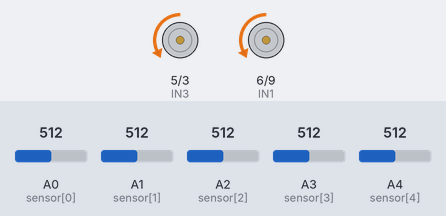
A sketch run on a simulated Arduino Uno, built with avr-gcc and run on an emulated ATmega328P. Parts: motor-driver pin pairs drawn as motors (green arrow = first pin HIGH = forward, orange = second pin HIGH = backward, longer = more drive). The test bench sets the inputs (shaded band); at power-on: A0 (sensor[0]) = 512, A1 (sensor[1]) = 512, A2 (sensor[2]) = 512, A3 (sensor[3]) = 512, A4 (sensor[4]) = 512.

Above: at 6.2 s.
6.3 s: A0 (sensor[0]) set to 504
At 6.9 s:
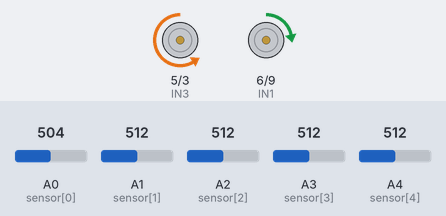
7.8 s: A1 (sensor[1]) set to 306
9.3 s: A2 (sensor[2]) set to 493
At 10.4 s:
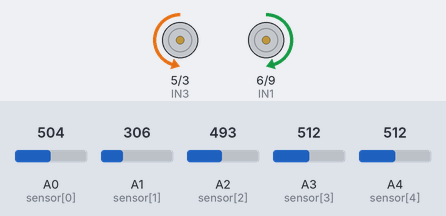
10.8 s: A3 (sensor[3]) set to 499
At 11.6 s:
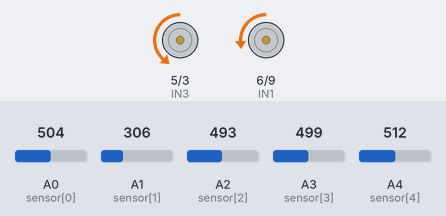
12.3 s: A2 (sensor[2]) set to 716
At 12.7 s:
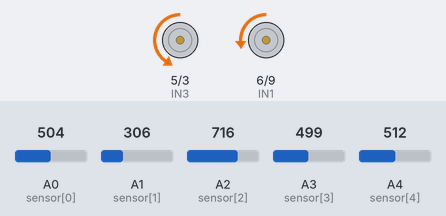
13.8 s: A3 (sensor[3]) set to 716
At 15.1 s:
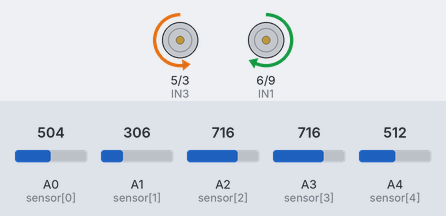
Timing chart, 0 to 16.3 s (numbered marks = the images above; inputs shaded):
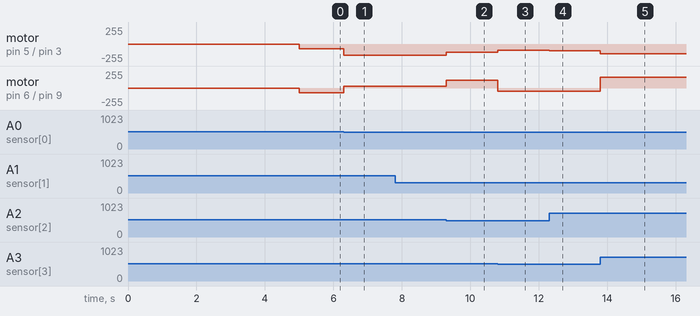

Measured:
- the behaviour switches between 512 and 511 on A0 (sensor[0]) (found by bisection; images 0 and 1)
- the behaviour switches between 512 and 511 on A2 (sensor[2]) (found by bisection; images 1 and 2)
- the behaviour switches between 512 and 511 on A3 (sensor[3]) (found by bisection; images 2 and 3)
- after the input at 6.3 s, motor on pin 5 (IN3) / pin 3 (IN4): backward 70/255 → backward 170/255 at once; motor on pin 6 (IN1) / pin 9 (IN2): backward 70/255 → forward 30/255 at once
- after the input at 9.3 s, motor on pin 5 (IN3) / pin 3 (IN4): backward 170/255 → backward 120/255 at once; motor on pin 6 (IN1) / pin 9 (IN2): forward 30/255 → forward 120/255 at once
- after the input at 10.8 s, motor on pin 5 (IN3) / pin 3 (IN4): backward 120/255 → backward 95/255 at once; motor on pin 6 (IN1) / pin 9 (IN2): forward 120/255 → backward 45/255 at once
- after the input at 12.3 s, motor on pin 5 (IN3) / pin 3 (IN4): backward 95/255 → backward 103/255 at once
- after the input at 13.8 s, motor on pin 5 (IN3) / pin 3 (IN4): backward 103/255 → backward 145/255 at once; motor on pin 6 (IN1) / pin 9 (IN2): backward 45/255 → forward 163/255 at once

The sketch:

followlineLOGOVANTE.ino
```cpp
int sensor[5] = { A0, A1, A2, A3, A4 }, vetormin[5] = {1023,1023,1023,1023,1023}, vetormax[5] = {0,0,0,0,0};
int pesos[5] = { -2, -1, 0, 1, 2 }, leitura[5], normal[5];
float erro = 0, erroanterior = 0;
int IN1 = 6, IN2 = 9, IN3 = 5, IN4 = 3;
int velocidade_motor_esquerdo = 0, velocidade_motor_direito = 0;
int motor_esquerdo[2] = { IN1, IN2 };
int motor_direito[2] = { IN3, IN4 };
int minimo_motor = -255, maximo_motor = 255;
unsigned long tempoAN = 0;
bool esq90 = false, dir90 = false;
float kp = 50;
float kd = 1.2;
int vel_base = 70;
bool gap;

void setup() {
  Serial.begin(9600);

  for (int i = 0; i < 5; i++) {
    pinMode(sensor[i], INPUT);
  }

  for (int i = 0; i < 2; i++) {
    pinMode(motor_esquerdo[i], OUTPUT);
    pinMode(motor_direito[i], OUTPUT);
  }

  calibracao();
  tempoAN = millis();
}

void calibracao() {
  unsigned long tempo_inicial = millis();
  while (millis() - tempo_inicial < 5000) {
    for (int i = 0; i < 5; i++) {
      leitura[i] = analogRead(sensor[i]);
      if (leitura[i] < vetormin[i]) vetormin[i] = leitura[i];
      if (leitura[i] > vetormax[i]) vetormax[i] = leitura[i];
    }
  }
}

void motores_on() {
  analogWrite(IN1, 0);
  analogWrite(IN2, vel_base);
  analogWrite(IN3, 0);
  analogWrite(IN4, vel_base);
}

void motores_off() {
  analogWrite(IN1, 0);
  analogWrite(IN2, 0);
  analogWrite(IN3, 0);
  analogWrite(IN4, 0);
}

void virar_esq(){
  analogWrite(IN1, 0);
  analogWrite(IN2, 255);
  analogWrite(IN3, 255);
  analogWrite(IN4, 0);
}

void virar_dir(){
  analogWrite(IN1, 255);
  analogWrite(IN2, 0);
  analogWrite(IN3, 0);
  analogWrite(IN4, 255);
}

void detectar90(){
  if(normal[0] >= 90 && normal[1] >= 90 && normal[2] >= 90 && normal[3] < 90 && normal[4] < 90){
    esq90 = true;
    dir90 = false;
  }
  else if (normal[3] > 90 && normal[4] > 90 && normal[2] > 90 && normal[1] < 90 && normal[0] < 90) {
    dir90 = true;
    esq90 = false;
  }
  else {
    dir90 = false;
    esq90 = false;
  }
}

void curva_esquerda_90() {
  while (esq90) {
    normalizacao();
    detectar90();

    analogWrite(IN1, 120);
    analogWrite(IN2, 0);
    analogWrite(IN3, 0);
    analogWrite(IN4, 120);

    if (normal[2] > 90) {
      esq90 = false;
    }
  }
}

void curva_direita_90() {
  while (dir90) {
    normalizacao();
    detectar90();

    analogWrite(IN1, 0);
    analogWrite(IN2, 120);
    analogWrite(IN3, 120);
    analogWrite(IN4, 0);

    if ((normal[2] < 90) && (normal[0] >= 90) && (normal[3] < 90) && (normal[4] < 90)) {
      dir90 = false;
    }
  }
}

void normalizacao() {
  for (int i = 0; i < 5; i++) {
    leitura[i] = analogRead(sensor[i]);
    int intervalo = vetormax[i] - vetormin[i];
    if (intervalo == 0) intervalo = 1;

    normal[i] = (vetormax[i] - leitura[i]) * 100 / intervalo;
    normal[i] = constrain(normal[i], 0, 100);
  }
}

float posicao_line() {
  float somapesos = 0;
  float somaleituras = 0;

  for (int i = 0; i < 5; i++) {
    somapesos += (normal[i] * pesos[i]);
    somaleituras += normal[i];
  }

  if (somaleituras == 0) {
    gap = true;
    return erroanterior;
  } else {
    gap = false;
  }

  return somapesos / somaleituras;
}

void controle() {
  erro = posicao_line();

  unsigned long tempoAT = millis();
  float dt = (tempoAT - tempoAN)/1000.0;
  tempoAN = tempoAT;

  if(dt < 0.001) dt = 0.001;

  float der = (erro - erroanterior) / dt;
  float correcao = kp * erro + kd * der;

  erroanterior = erro;

  velocidade_motor_esquerdo = vel_base + (int)correcao;
  velocidade_motor_direito = vel_base - (int)correcao;

  velocidade_motor_esquerdo = constrain(velocidade_motor_esquerdo, minimo_motor, maximo_motor);
  velocidade_motor_direito = constrain(velocidade_motor_direito, minimo_motor, maximo_motor);

  if (velocidade_motor_esquerdo >= 0) {
    analogWrite(IN1, 0);
    analogWrite(IN2, velocidade_motor_esquerdo);
  } else {
    analogWrite(IN1, -velocidade_motor_esquerdo);
    analogWrite(IN2, 0);
  }

  if (velocidade_motor_direito >= 0) {
    analogWrite(IN3, 0);
    analogWrite(IN4, velocidade_motor_direito);
  } else {
    analogWrite(IN3, -velocidade_motor_direito);
    analogWrite(IN4, 0);
  }
}

void gap_w(){
  posicao_line();
  while(gap){
    motores_off();
  }
}

void loop() {
  normalizacao();
  detectar90();

  if (esq90) {
    curva_esquerda_90();
  }
  else if (dir90) {
    curva_direita_90();
  }
  else {
    controle();
  }
}
```
